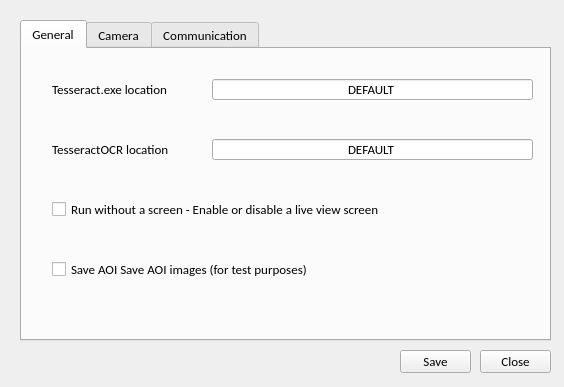
<?xml version="1.0" encoding="UTF-8"?>
<ui version="4.0">
 <class>MainWindow</class>
 <widget class="QMainWindow" name="MainWindow">
  <property name="geometry">
   <rect>
    <x>0</x>
    <y>0</y>
    <width>564</width>
    <height>387</height>
   </rect>
  </property>
  <property name="windowTitle">
   <string>Option Dialog</string>
  </property>
  <widget class="QWidget" name="centralwidget">
   <widget class="QPushButton" name="btn_save">
    <property name="geometry">
     <rect>
      <x>400</x>
      <y>350</y>
      <width>71</width>
      <height>23</height>
     </rect>
    </property>
    <property name="font">
     <font>
      <family>Calibri</family>
      <pointsize>10</pointsize>
      <weight>50</weight>
      <bold>false</bold>
     </font>
    </property>
    <property name="text">
     <string>Save</string>
    </property>
   </widget>
   <widget class="QPushButton" name="btn_close">
    <property name="geometry">
     <rect>
      <x>480</x>
      <y>350</y>
      <width>71</width>
      <height>23</height>
     </rect>
    </property>
    <property name="font">
     <font>
      <family>Calibri</family>
      <pointsize>10</pointsize>
      <weight>50</weight>
      <bold>false</bold>
     </font>
    </property>
    <property name="text">
     <string>Close</string>
    </property>
   </widget>
   <widget class="QTabWidget" name="tabWidget">
    <property name="enabled">
     <bool>true</bool>
    </property>
    <property name="geometry">
     <rect>
      <x>20</x>
      <y>20</y>
      <width>531</width>
      <height>321</height>
     </rect>
    </property>
    <property name="font">
     <font>
      <family>Calibri</family>
      <pointsize>10</pointsize>
      <weight>50</weight>
      <bold>false</bold>
     </font>
    </property>
    <property name="currentIndex">
     <number>0</number>
    </property>
    <widget class="QWidget" name="tab_gen">
     <attribute name="title">
      <string>General</string>
     </attribute>
     <widget class="QCheckBox" name="run_without_screen_check">
      <property name="enabled">
       <bool>true</bool>
      </property>
      <property name="geometry">
       <rect>
        <x>30</x>
        <y>150</y>
        <width>431</width>
        <height>20</height>
       </rect>
      </property>
      <property name="font">
       <font>
        <family>Calibri</family>
        <pointsize>10</pointsize>
        <weight>50</weight>
        <bold>false</bold>
       </font>
      </property>
      <property name="layoutDirection">
       <enum>Qt::LeftToRight</enum>
      </property>
      <property name="text">
       <string>Run without a screen - Enable or disable a live view screen</string>
      </property>
      <property name="checkable">
       <bool>true</bool>
      </property>
     </widget>
     <widget class="QCheckBox" name="save_aoi_image_check">
      <property name="enabled">
       <bool>true</bool>
      </property>
      <property name="geometry">
       <rect>
        <x>30</x>
        <y>210</y>
        <width>351</width>
        <height>20</height>
       </rect>
      </property>
      <property name="font">
       <font>
        <family>Calibri</family>
        <pointsize>10</pointsize>
        <weight>50</weight>
        <bold>false</bold>
       </font>
      </property>
      <property name="layoutDirection">
       <enum>Qt::LeftToRight</enum>
      </property>
      <property name="text">
       <string>Save AOI Save AOI images (for test purposes)</string>
      </property>
      <property name="checkable">
       <bool>true</bool>
      </property>
     </widget>
     <widget class="QLineEdit" name="tesseract_exe_loc_line">
      <property name="enabled">
       <bool>true</bool>
      </property>
      <property name="geometry">
       <rect>
        <x>190</x>
        <y>30</y>
        <width>321</width>
        <height>21</height>
       </rect>
      </property>
      <property name="text">
       <string>DEFAULT</string>
      </property>
      <property name="alignment">
       <set>Qt::AlignCenter</set>
      </property>
     </widget>
     <widget class="QLineEdit" name="tesseractocr_loc_line">
      <property name="enabled">
       <bool>true</bool>
      </property>
      <property name="geometry">
       <rect>
        <x>190</x>
        <y>90</y>
        <width>321</width>
        <height>21</height>
       </rect>
      </property>
      <property name="text">
       <string>DEFAULT</string>
      </property>
      <property name="alignment">
       <set>Qt::AlignCenter</set>
      </property>
     </widget>
     <widget class="QLabel" name="tesseract_exe_loc_lit">
      <property name="geometry">
       <rect>
        <x>30</x>
        <y>30</y>
        <width>151</width>
        <height>21</height>
       </rect>
      </property>
      <property name="font">
       <font>
        <family>Calibri</family>
        <pointsize>10</pointsize>
        <weight>50</weight>
        <bold>false</bold>
       </font>
      </property>
      <property name="text">
       <string>Tesseract.exe location</string>
      </property>
     </widget>
     <widget class="QLabel" name="tesseractocr_loc_lit">
      <property name="geometry">
       <rect>
        <x>30</x>
        <y>90</y>
        <width>151</width>
        <height>21</height>
       </rect>
      </property>
      <property name="font">
       <font>
        <family>Calibri</family>
        <pointsize>10</pointsize>
        <weight>50</weight>
        <bold>false</bold>
       </font>
      </property>
      <property name="text">
       <string>TesseractOCR location</string>
      </property>
     </widget>
    </widget>
    <widget class="QWidget" name="tab_cam">
     <property name="font">
      <font>
       <family>Calibri</family>
       <pointsize>10</pointsize>
       <weight>50</weight>
       <bold>false</bold>
      </font>
     </property>
     <attribute name="title">
      <string>Camera</string>
     </attribute>
     <widget class="QCheckBox" name="focus_auto_check">
      <property name="enabled">
       <bool>true</bool>
      </property>
      <property name="geometry">
       <rect>
        <x>30</x>
        <y>150</y>
        <width>321</width>
        <height>20</height>
       </rect>
      </property>
      <property name="font">
       <font>
        <family>Calibri</family>
        <pointsize>10</pointsize>
        <weight>50</weight>
        <bold>false</bold>
       </font>
      </property>
      <property name="layoutDirection">
       <enum>Qt::LeftToRight</enum>
      </property>
      <property name="text">
       <string>Use autofocus of a webcam</string>
      </property>
      <property name="checkable">
       <bool>true</bool>
      </property>
     </widget>
     <widget class="QSpinBox" name="webcam_index_box">
      <property name="enabled">
       <bool>false</bool>
      </property>
      <property name="geometry">
       <rect>
        <x>280</x>
        <y>90</y>
        <width>43</width>
        <height>22</height>
       </rect>
      </property>
      <property name="font">
       <font>
        <family>Calibri</family>
        <pointsize>10</pointsize>
        <weight>75</weight>
        <bold>true</bold>
       </font>
      </property>
     </widget>
     <widget class="QCheckBox" name="run_without_webcam_check">
      <property name="enabled">
       <bool>true</bool>
      </property>
      <property name="geometry">
       <rect>
        <x>30</x>
        <y>30</y>
        <width>321</width>
        <height>20</height>
       </rect>
      </property>
      <property name="font">
       <font>
        <family>Calibri</family>
        <pointsize>10</pointsize>
        <weight>50</weight>
        <bold>false</bold>
       </font>
      </property>
      <property name="layoutDirection">
       <enum>Qt::LeftToRight</enum>
      </property>
      <property name="text">
       <string>Run without a webcam (for test purposes)</string>
      </property>
      <property name="checkable">
       <bool>true</bool>
      </property>
      <property name="checked">
       <bool>true</bool>
      </property>
     </widget>
     <widget class="QLabel" name="webcam_index_lit">
      <property name="geometry">
       <rect>
        <x>20</x>
        <y>90</y>
        <width>151</width>
        <height>21</height>
       </rect>
      </property>
      <property name="font">
       <font>
        <family>Calibri</family>
        <pointsize>10</pointsize>
        <weight>50</weight>
        <bold>false</bold>
       </font>
      </property>
      <property name="text">
       <string>   Webcam Index</string>
      </property>
     </widget>
     <widget class="QPushButton" name="btn_camera_index">
      <property name="geometry">
       <rect>
        <x>340</x>
        <y>90</y>
        <width>141</width>
        <height>23</height>
       </rect>
      </property>
      <property name="font">
       <font>
        <family>Calibri</family>
        <pointsize>10</pointsize>
        <weight>75</weight>
        <bold>true</bold>
       </font>
      </property>
      <property name="layoutDirection">
       <enum>Qt::RightToLeft</enum>
      </property>
      <property name="text">
       <string>Set camera index</string>
      </property>
     </widget>
    </widget>
    <widget class="QWidget" name="tab_comm">
     <property name="enabled">
      <bool>true</bool>
     </property>
     <attribute name="title">
      <string>Communication</string>
     </attribute>
     <widget class="QCheckBox" name="None">
      <property name="enabled">
       <bool>true</bool>
      </property>
      <property name="geometry">
       <rect>
        <x>30</x>
        <y>30</y>
        <width>291</width>
        <height>20</height>
       </rect>
      </property>
      <property name="font">
       <font>
        <family>Calibri</family>
        <pointsize>10</pointsize>
        <weight>50</weight>
        <bold>false</bold>
       </font>
      </property>
      <property name="layoutDirection">
       <enum>Qt::LeftToRight</enum>
      </property>
      <property name="text">
       <string>None                                                                    </string>
      </property>
      <property name="checkable">
       <bool>true</bool>
      </property>
     </widget>
    </widget>
   </widget>
  </widget>
 </widget>
 <resources/>
 <connections/>
</ui>
